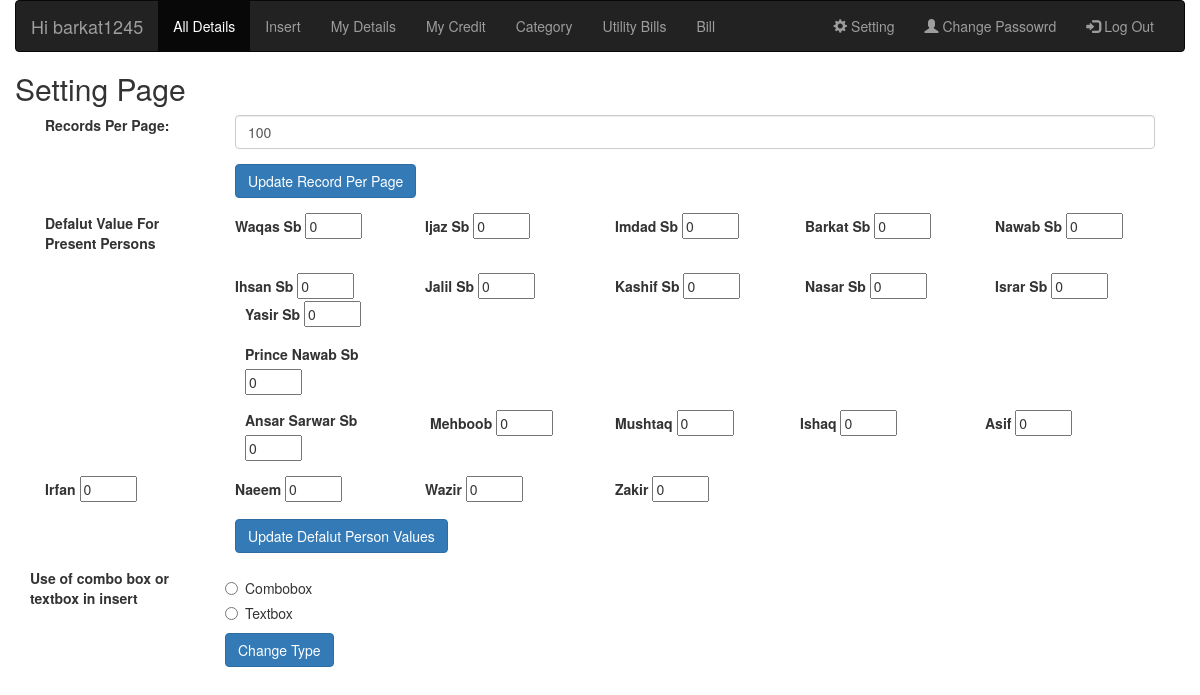
The page /setting.php (signed in) on the database its author committed.
### tables this page shows
CREATE TABLE IF NOT EXISTS `setting` (
  `username` varchar(40) NOT NULL,
  `records` int(11) NOT NULL DEFAULT '13',
  `wsk_def_val` int(1) NOT NULL DEFAULT '0',
  `imd_def_val` int(1) NOT NULL DEFAULT '0',
  `brk_def_val` int(1) NOT NULL DEFAULT '0',
  `ijz_def_val` int(1) NOT NULL DEFAULT '0',
  `nwb_def_val` int(1) NOT NULL DEFAULT '0',
  `isn_def_val` int(1) NOT NULL DEFAULT '0',
  `jal_def_val` int(1) NOT NULL DEFAULT '0',
  `kas_def_val` int(1) NOT NULL DEFAULT '0',
  `nsr_def_val` int(1) NOT NULL DEFAULT '0',
  `isr_def_val` int(1) NOT NULL DEFAULT '0',
  `yas_def_val` int(1) NOT NULL DEFAULT '0',
  `nwbc_def_val` int(1) NOT NULL DEFAULT '0',
  `adm_def_val` int(1) NOT NULL DEFAULT '0',
  `mhb_def_val` int(1) NOT NULL DEFAULT '0',
  `mus_def_val` int(1) NOT NULL DEFAULT '0',
  `isq_def_val` int(1) NOT NULL DEFAULT '0',
  `ans_def_val` int(1) NOT NULL DEFAULT '0',
  `asf_def_val` int(1) NOT NULL DEFAULT '0',
  `irf_def_val` int(1) NOT NULL DEFAULT '0',
  `nae_def_val` int(1) NOT NULL DEFAULT '0',
  `wzr_def_val` int(1) NOT NULL DEFAULT '0',
  `zkr_def_val` int(1) NOT NULL DEFAULT '0',
  PRIMARY KEY (`username`)
);

### sandbox/functions.php (called while the page is built, shortened)
<?php
function select_one_col($con,$table_name,$col_name,$user_name){
	$q="SELECT $col_name from $table_name where username='$user_name'";
	$qexe=mysqli_query($con,$q);
	$qres=mysqli_fetch_assoc($qexe);
return	$qres[$col_name];
}
function select_eleven_col($con,$table_name,$user_name){
	$q="SELECT * FROM $table_name WHERE username='$user_name'";
	$qs=mysqli_query($con,$q);
	$qsr=mysqli_fetch_assoc($qs);
	return $qsr;
}
?>

### setting.php (the view, shortened to what this page needs)
<?php require_once('template/head.php'); ?>
</head>
<body>
<div class="container-fluid">
<?php require_once('template/nav.php'); ?>
<?php
$value=select_one_col($con,"setting","records",$actor);
    ?>
  <h2>Setting Page</h2>
  <form method="get" action="#">
    <div class="form-group col-sm-12">
<div class="col-sm-2">
      <label for="record">Records Per Page:</label>
    </div>
    <div class="col-sm-10">
      <input type="number" class="form-control" min="13" name="p_p_record" id="record" value="<?php echo $value ?>">
    </div>
    </div>
    <div class="form-group col-sm-12">
    	<div class="col-sm-10 col-sm-push-2">
    	<button type="submit" name="uprec"class=" btn btn-primary ">Update Record Per Page</button>
        </div>
	</div>
    </form>
<?php
$tvalue=select_eleven_col($con,"setting",$actor);
$wsk_def=$tvalue['wsk_def_val'];
$imd_def=$tvalue['imd_def_val'];
$ijz_def=$tvalue['ijz_def_val'];
$brk_def=$tvalue['brk_def_val'];
$isn_def=$tvalue['isn_def_val'];
$nwb_def=$tvalue['nwb_def_val'];
$jal_def=$tvalue['jal_def_val'];
$nsr_def=$tvalue['nsr_def_val'];
$kas_def=$tvalue['kas_def_val'];
$isr_def=$tvalue['isr_def_val'];
$yas_def=$tvalue['yas_def_val'];
$nwbc_def=$tvalue['nwbc_def_val'];
$ans_def=$tvalue['ans_def_val'];
$mhb_def=$tvalue['mhb_def_val'];
$mus_def=$tvalue['mus_def_val'];
$isq_def=$tvalue['isq_def_val'];
$asf_def=$tvalue['asf_def_val'];
$irf_def=$tvalue['irf_def_val'];
$nae_def=$tvalue['nae_def_val'];
$wzr_def=$tvalue['wzr_def_val'];
$zkr_def=$tvalue['zkr_def_val'];
?>
<form method="get" action="#">
 <div class="form-group col-sm-12">
        <label class="col-sm-2">Defalut Value For Present Persons</label>
            <div class="col-sm-2">
            <div class="">
                <label>Waqas Sb </label>
                <input type="number" name="waqas" min="0" max="30" value="<?php echo $wsk_def?>" required>
            </div>
        </div>
    <div class="col-sm-2">
            <div class="">
                <label>Ijaz Sb </label>
                 <input type="number" name="ijaz" min="0" max="30" value="<?php echo $ijz_def?>" required>
            </div>
        </div>
        <div class="col-sm-2">
            <div class="">
                <label>Imdad Sb  </label>
                 <input type="number" name="imdad" min="0" max="30" value="<?php echo $imd_def?>" required>
            </div>
        </div>
        <div class="col-sm-2">
            <div class="" name="barkat">
                <label>Barkat Sb </label>
                  <input type="number" name="barkat" min="0" max="30" value="<?php echo $brk_def?>"required>
            </div>
        </div>
        <div class="col-sm-2">
         <div class="" name="nawab">
                <label>Nawab Sb</label>
                  <input type="number" name="nawab" min="0" max="30" value="<?php echo $nwb_def?>"required>
            </div>
        	</div>
        </div>
        <div class="form-group col-sm-12">
            <label class="col-sm-2"></label>
 <div class="col-sm-2">
         <div class="" name="ihsan">
                <label>Ihsan Sb </label>
                  <input type="number" name="ihsan" min="0" max="30" value="<?php echo $isn_def?>"required>
            </div>
 </div>
         <div class="col-sm-2">
         <div class="" name="jalil">
                <label>Jalil Sb</label>
                  <input type="number" name="jalil" min="0" max="30" value="<?php echo $jal_def?>"required>
            </div>
        </div>
       <div class="col-sm-2 ">
         <div class="" name="kashif">
                <label>Kashif Sb</label>
                  <input type="number" name="kashif" min="0" max="30" value="<?php echo $kas_def?>"required>
          </div>
        </div>
        <div class="col-sm-2 ">
         <div class="" name="nasar">
                <label>Nasar Sb</label>
                  <input type="number" name="nasar" min="0" max="30" value="<?php echo $nsr_def?>"required>
          </div>
        </div>
		<div class="col-sm-2 ">
         <div class="" name="israr">
                <label>Israr Sb</label>
                  <input type="number" name="israr" min="0" max="30" value="<?php echo $isr_def?>"required>
          </div>
        </div>
<div>
     <div class="form-group col-sm-12">
            <label class="col-sm-2"></label>
        <div class="col-sm-2 ">
         <div class="" name="yasir">
                <label>Yasir Sb</label>
                  <input type="number" name="yasir" min="0" max="30" value="<?php echo $yas_def?>"required>
          </div>
        </div>
    </div>
     <div class="form-group col-sm-12">
            <label class="col-sm-2"></label>
        <div class="col-sm-2 ">
         <div class="" name="yasir">
                <label>Prince Nawab Sb</label>
                  <input type="number" name="nawabc" min="0" max="30" value="<?php echo $nwbc_def?>"required>
          </div>
        </div>
    </div>
     <div class="form-group col-sm-12">
            <label class="col-sm-2"></label>
        <div class="col-sm-2 ">
         <div class="" name="ansar">
                <label>Ansar Sarwar Sb</label>
                  <input type="number" name="ansar" min="0" max="30" value="<?php echo $ans_def?>"required>
          </div>
        </div>
		<div class="col-sm-2 ">
         <div class="" name="mehboob">
                <label>Mehboob</label>
                  <input type="number" name="mehboob" min="0" max="30" value="<?php echo $mhb_def?>"required>
          </div>
        </div>
		<div class="col-sm-2 ">
         <div class="" name="mushtaq">
                <label>Mushtaq</label>
                  <input type="number" name="mushtaq" min="0" max="30" value="<?php echo $mus_def?>"required>
          </div>
        </div>
<div class="col-sm-2 ">
         <div class="" name="ishaq">
                <label>Ishaq</label>
                  <input type="number" name="ishaq" min="0" max="30" value="<?php echo $isq_def?>"required>
          </div>
        </div>
<div class="col-sm-2 ">
         <div class="" name="asif">
                <label>Asif</label>
                  <input type="number" name="asif" min="0" max="30" value="<?php echo $asf_def?>"required>
          </div>
        </div>
    </div>
    <div class="col-sm-2 ">
         <div class="" name="irfan">
                <label>Irfan</label>
                  <input type="number" name="irfan" min="0" max="30" value="<?php echo $irf_def?>"required>
          </div>
        </div>
    </div>
<div class="col-sm-2 ">
         <div class="" name="naeem">
                <label>Naeem</label>
                  <input type="number" name="naeem" min="0" max="30" value="<?php echo $nae_def?>"required>
          </div>
        </div>
        <div class="col-sm-2 ">
         <div class="" name="wazir">
                <label>Wazir</label>
                  <input type="number" name="wazir" min="0" max="30" value="<?php echo $wzr_def?>"required>
          </div>
        </div>
		   <div class="col-sm-2 ">
         <div class="" name="zakir">
                <label>Zakir</label>
                  <input type="number" name="zakir" min="0" max="30" value="<?php echo $zkr_def?>"required>
          </div>
        </div>
    </div>
     <div class="form-group col-sm-12">
    	<div class="col-sm-10 col-sm-push-2">
    	<button type="submit" name="updateDefaultPerson" class=" btn btn-primary ">Update Defalut Person Values</button>
        </div>
	</div>
</form>
</div>
  <div class="form-group col-sm-12">
        <label class="col-sm-2">Use of combo box or textbox in insert</label>
 <div class="col-sm-10">
  <form>
    <div class="radio">
      <label><input type="radio" name="combobox" value="1">Combobox</label>
    </div>
    <div class="radio">
      <label><input type="radio" name="combobox" value="2">Textbox</label>
    </div>
    <button type="submit" name="combotext" class="btn btn-primary">Change Type </button>
  </form>
  </div>
</div>
 <?php require_once('template/foot.php'); ?>

### template/head.php (shortened to what this page needs)
<?php
require_once('sandbox/functions.php');
 ?>
<!DOCTYPE html>
<html lang="en">
<head>
<link rel="stylesheet" href="http://maxcdn.bootstrapcdn.com/bootstrap/3.3.6/css/bootstrap.min.css">
 <link rel="stylesheet" href="css/custom.css">

### template/nav.php (shortened to what this page needs)
<nav class="navbar navbar-inverse">
  <div class="container-fluid">
    <div class="navbar-header">
      <a class="navbar-brand" href="#">Hi <?php echo $actor ?></a>
    </div>
    <div class="collapse navbar-collapse" id="bs-example-navbar-collapse-1">
    <ul class="nav navbar-nav">
      <li class="active"><a href="spend.php" >All Details</a></li>
      <li><a href="insform.php">Insert</a></li>
      <li><a href="spend.php?mypage=mydetail">My Details</a></li>
      <li><a href="spend.php?mypage=mycredit">My Credit</a></li>
	<li><a href="category.php">Category</a></li>
      <li><a href="utilitybills.php">Utility Bills</a></li>
      <li><a href="person.class.php">Bill</a></li>
    </ul>
    <ul class="nav navbar-nav navbar-right">
      <li><a href="setting.php"><span class="glyphicon glyphicon-cog"></span> Setting</a></li>
      <li><a href="changepassword.php"><span class="glyphicon glyphicon-user"></span> Change Passowrd</a></li>
      <li><a href="logout.php"><span class="glyphicon glyphicon-log-in"></span> Log Out</a></li>
    </ul>
  </div>
    </div>
</nav>

### template/foot.php (shortened to what this page needs)
</body>
</html>

### rows shown on the page
setting: p_p_record "100", waqas "0", ijaz "0", imdad "0", barkat "0", nawab "0", ihsan "0", jalil "0", kashif "0", nasar "0", israr "0", yasir "0", nawabc "0", ansar "0", mehboob "0", mushtaq "0", ishaq "0", asif "0", irfan "0", naeem "0", wazir "0", zakir "0"

### other values the page prints
$actor "barkat1245"
